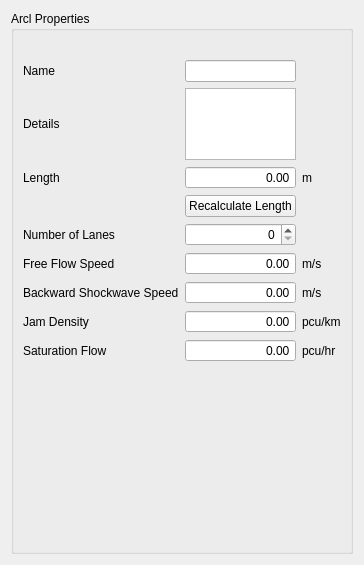
<?xml version="1.0" encoding="UTF-8"?>
<ui version="4.0">
 <class>DArcPanel</class>
 <widget class="QWidget" name="DArcPanel">
  <property name="geometry">
   <rect>
    <x>0</x>
    <y>0</y>
    <width>359</width>
    <height>565</height>
   </rect>
  </property>
  <property name="windowTitle">
   <string>Form</string>
  </property>
  <layout class="QVBoxLayout" name="verticalLayout_2">
   <item>
    <widget class="QGroupBox" name="DArc_groupBox1">
     <property name="sizePolicy">
      <sizepolicy hsizetype="Preferred" vsizetype="Minimum">
       <horstretch>0</horstretch>
       <verstretch>0</verstretch>
      </sizepolicy>
     </property>
     <property name="minimumSize">
      <size>
       <width>0</width>
       <height>300</height>
      </size>
     </property>
     <property name="title">
      <string>Arcl Properties</string>
     </property>
     <layout class="QVBoxLayout" name="verticalLayout">
      <item>
       <layout class="QGridLayout" name="DArc_gridLayout" columnstretch="0,0,0" rowminimumheight="0,20,20,20,0,20,20,20,20,20">
        <property name="sizeConstraint">
         <enum>QLayout::SetDefaultConstraint</enum>
        </property>
        <property name="horizontalSpacing">
         <number>6</number>
        </property>
        <item row="8" column="1">
         <widget class="QDoubleSpinBox" name="JamDensity_doubleSpinBox">
          <property name="sizePolicy">
           <sizepolicy hsizetype="Minimum" vsizetype="Fixed">
            <horstretch>0</horstretch>
            <verstretch>0</verstretch>
           </sizepolicy>
          </property>
          <property name="alignment">
           <set>Qt::AlignRight|Qt::AlignTrailing|Qt::AlignVCenter</set>
          </property>
          <property name="buttonSymbols">
           <enum>QAbstractSpinBox::NoButtons</enum>
          </property>
          <property name="suffix">
           <string/>
          </property>
         </widget>
        </item>
        <item row="6" column="0">
         <widget class="QLabel" name="FreeFlowSpeed_Label">
          <property name="text">
           <string>Free Flow Speed</string>
          </property>
         </widget>
        </item>
        <item row="2" column="0">
         <widget class="QLabel" name="DetailsText_Label">
          <property name="text">
           <string>Details</string>
          </property>
         </widget>
        </item>
        <item row="2" column="1">
         <widget class="QPlainTextEdit" name="Details_plainTextEdit">
          <property name="sizePolicy">
           <sizepolicy hsizetype="Minimum" vsizetype="Minimum">
            <horstretch>0</horstretch>
            <verstretch>0</verstretch>
           </sizepolicy>
          </property>
          <property name="minimumSize">
           <size>
            <width>0</width>
            <height>60</height>
           </size>
          </property>
          <property name="sizeIncrement">
           <size>
            <width>0</width>
            <height>20</height>
           </size>
          </property>
          <property name="baseSize">
           <size>
            <width>0</width>
            <height>60</height>
           </size>
          </property>
          <property name="sizeAdjustPolicy">
           <enum>QAbstractScrollArea::AdjustToContents</enum>
          </property>
         </widget>
        </item>
        <item row="9" column="0">
         <widget class="QLabel" name="SaturationFlow_Label">
          <property name="text">
           <string>Saturation Flow</string>
          </property>
         </widget>
        </item>
        <item row="0" column="0">
         <widget class="QLabel" name="ArcIdText_Label">
          <property name="text">
           <string/>
          </property>
         </widget>
        </item>
        <item row="0" column="1">
         <widget class="QLabel" name="ArcId_Label">
          <property name="sizePolicy">
           <sizepolicy hsizetype="Minimum" vsizetype="Preferred">
            <horstretch>0</horstretch>
            <verstretch>0</verstretch>
           </sizepolicy>
          </property>
          <property name="text">
           <string/>
          </property>
         </widget>
        </item>
        <item row="8" column="0">
         <widget class="QLabel" name="JamDensity_Label">
          <property name="text">
           <string>Jam Density</string>
          </property>
         </widget>
        </item>
        <item row="3" column="0">
         <widget class="QLabel" name="Length_Label">
          <property name="text">
           <string>Length</string>
          </property>
         </widget>
        </item>
        <item row="9" column="1">
         <widget class="QDoubleSpinBox" name="SaturationFlow_doubleSpinBox">
          <property name="sizePolicy">
           <sizepolicy hsizetype="Minimum" vsizetype="Fixed">
            <horstretch>0</horstretch>
            <verstretch>0</verstretch>
           </sizepolicy>
          </property>
          <property name="alignment">
           <set>Qt::AlignRight|Qt::AlignTrailing|Qt::AlignVCenter</set>
          </property>
          <property name="buttonSymbols">
           <enum>QAbstractSpinBox::NoButtons</enum>
          </property>
          <property name="suffix">
           <string/>
          </property>
         </widget>
        </item>
        <item row="4" column="1">
         <widget class="QPushButton" name="recalLength_pushButton">
          <property name="sizePolicy">
           <sizepolicy hsizetype="Minimum" vsizetype="Fixed">
            <horstretch>0</horstretch>
            <verstretch>0</verstretch>
           </sizepolicy>
          </property>
          <property name="text">
           <string>Recalculate Length</string>
          </property>
         </widget>
        </item>
        <item row="1" column="0">
         <widget class="QLabel" name="NameText_Label">
          <property name="text">
           <string>Name</string>
          </property>
         </widget>
        </item>
        <item row="7" column="0">
         <widget class="QLabel" name="BackwardShockwaveSpeed_Label">
          <property name="text">
           <string>Backward Shockwave Speed</string>
          </property>
         </widget>
        </item>
        <item row="7" column="1">
         <widget class="QDoubleSpinBox" name="BackwardShockwaveSpeed_doubleSpinBox">
          <property name="sizePolicy">
           <sizepolicy hsizetype="Minimum" vsizetype="Fixed">
            <horstretch>0</horstretch>
            <verstretch>0</verstretch>
           </sizepolicy>
          </property>
          <property name="alignment">
           <set>Qt::AlignRight|Qt::AlignTrailing|Qt::AlignVCenter</set>
          </property>
          <property name="buttonSymbols">
           <enum>QAbstractSpinBox::NoButtons</enum>
          </property>
          <property name="suffix">
           <string/>
          </property>
         </widget>
        </item>
        <item row="3" column="1">
         <widget class="QDoubleSpinBox" name="Length_doubleSpinBox">
          <property name="sizePolicy">
           <sizepolicy hsizetype="Minimum" vsizetype="Fixed">
            <horstretch>0</horstretch>
            <verstretch>0</verstretch>
           </sizepolicy>
          </property>
          <property name="alignment">
           <set>Qt::AlignRight|Qt::AlignTrailing|Qt::AlignVCenter</set>
          </property>
          <property name="buttonSymbols">
           <enum>QAbstractSpinBox::NoButtons</enum>
          </property>
          <property name="specialValueText">
           <string/>
          </property>
          <property name="suffix">
           <string/>
          </property>
          <property name="maximum">
           <double>1000.000000000000000</double>
          </property>
         </widget>
        </item>
        <item row="5" column="1">
         <widget class="QSpinBox" name="NumberOfLane_spinBox">
          <property name="sizePolicy">
           <sizepolicy hsizetype="Minimum" vsizetype="Fixed">
            <horstretch>0</horstretch>
            <verstretch>0</verstretch>
           </sizepolicy>
          </property>
          <property name="alignment">
           <set>Qt::AlignRight|Qt::AlignTrailing|Qt::AlignVCenter</set>
          </property>
          <property name="buttonSymbols">
           <enum>QAbstractSpinBox::UpDownArrows</enum>
          </property>
         </widget>
        </item>
        <item row="6" column="1">
         <widget class="QDoubleSpinBox" name="FreeFlowSpeedLabel_doubleSpinBox">
          <property name="sizePolicy">
           <sizepolicy hsizetype="Minimum" vsizetype="Fixed">
            <horstretch>0</horstretch>
            <verstretch>0</verstretch>
           </sizepolicy>
          </property>
          <property name="alignment">
           <set>Qt::AlignRight|Qt::AlignTrailing|Qt::AlignVCenter</set>
          </property>
          <property name="buttonSymbols">
           <enum>QAbstractSpinBox::NoButtons</enum>
          </property>
          <property name="suffix">
           <string/>
          </property>
         </widget>
        </item>
        <item row="5" column="0">
         <widget class="QLabel" name="NumberOfLane_Label">
          <property name="text">
           <string>Number of Lanes</string>
          </property>
         </widget>
        </item>
        <item row="1" column="1">
         <widget class="QLineEdit" name="Name_LineEdit">
          <property name="sizePolicy">
           <sizepolicy hsizetype="MinimumExpanding" vsizetype="Fixed">
            <horstretch>0</horstretch>
            <verstretch>0</verstretch>
           </sizepolicy>
          </property>
         </widget>
        </item>
        <item row="3" column="2">
         <widget class="QLabel" name="unitLength_label">
          <property name="sizePolicy">
           <sizepolicy hsizetype="Minimum" vsizetype="Preferred">
            <horstretch>0</horstretch>
            <verstretch>0</verstretch>
           </sizepolicy>
          </property>
          <property name="text">
           <string>m</string>
          </property>
         </widget>
        </item>
        <item row="6" column="2">
         <widget class="QLabel" name="unitV_label">
          <property name="sizePolicy">
           <sizepolicy hsizetype="Minimum" vsizetype="Preferred">
            <horstretch>0</horstretch>
            <verstretch>0</verstretch>
           </sizepolicy>
          </property>
          <property name="text">
           <string>m/s</string>
          </property>
         </widget>
        </item>
        <item row="7" column="2">
         <widget class="QLabel" name="unitW_label">
          <property name="sizePolicy">
           <sizepolicy hsizetype="Minimum" vsizetype="Preferred">
            <horstretch>0</horstretch>
            <verstretch>0</verstretch>
           </sizepolicy>
          </property>
          <property name="text">
           <string>m/s</string>
          </property>
         </widget>
        </item>
        <item row="8" column="2">
         <widget class="QLabel" name="unitKj_label">
          <property name="sizePolicy">
           <sizepolicy hsizetype="Minimum" vsizetype="Preferred">
            <horstretch>0</horstretch>
            <verstretch>0</verstretch>
           </sizepolicy>
          </property>
          <property name="text">
           <string>pcu/km</string>
          </property>
         </widget>
        </item>
        <item row="9" column="2">
         <widget class="QLabel" name="unitQ_label">
          <property name="sizePolicy">
           <sizepolicy hsizetype="Minimum" vsizetype="Preferred">
            <horstretch>0</horstretch>
            <verstretch>0</verstretch>
           </sizepolicy>
          </property>
          <property name="text">
           <string>pcu/hr</string>
          </property>
         </widget>
        </item>
       </layout>
      </item>
      <item>
       <spacer name="verticalSpacer">
        <property name="orientation">
         <enum>Qt::Vertical</enum>
        </property>
        <property name="sizeHint" stdset="0">
         <size>
          <width>20</width>
          <height>40</height>
         </size>
        </property>
       </spacer>
      </item>
     </layout>
    </widget>
   </item>
  </layout>
 </widget>
 <tabstops>
  <tabstop>Name_LineEdit</tabstop>
  <tabstop>Details_plainTextEdit</tabstop>
  <tabstop>Length_doubleSpinBox</tabstop>
  <tabstop>recalLength_pushButton</tabstop>
  <tabstop>NumberOfLane_spinBox</tabstop>
  <tabstop>FreeFlowSpeedLabel_doubleSpinBox</tabstop>
  <tabstop>BackwardShockwaveSpeed_doubleSpinBox</tabstop>
  <tabstop>JamDensity_doubleSpinBox</tabstop>
  <tabstop>SaturationFlow_doubleSpinBox</tabstop>
 </tabstops>
 <resources/>
 <connections/>
</ui>
